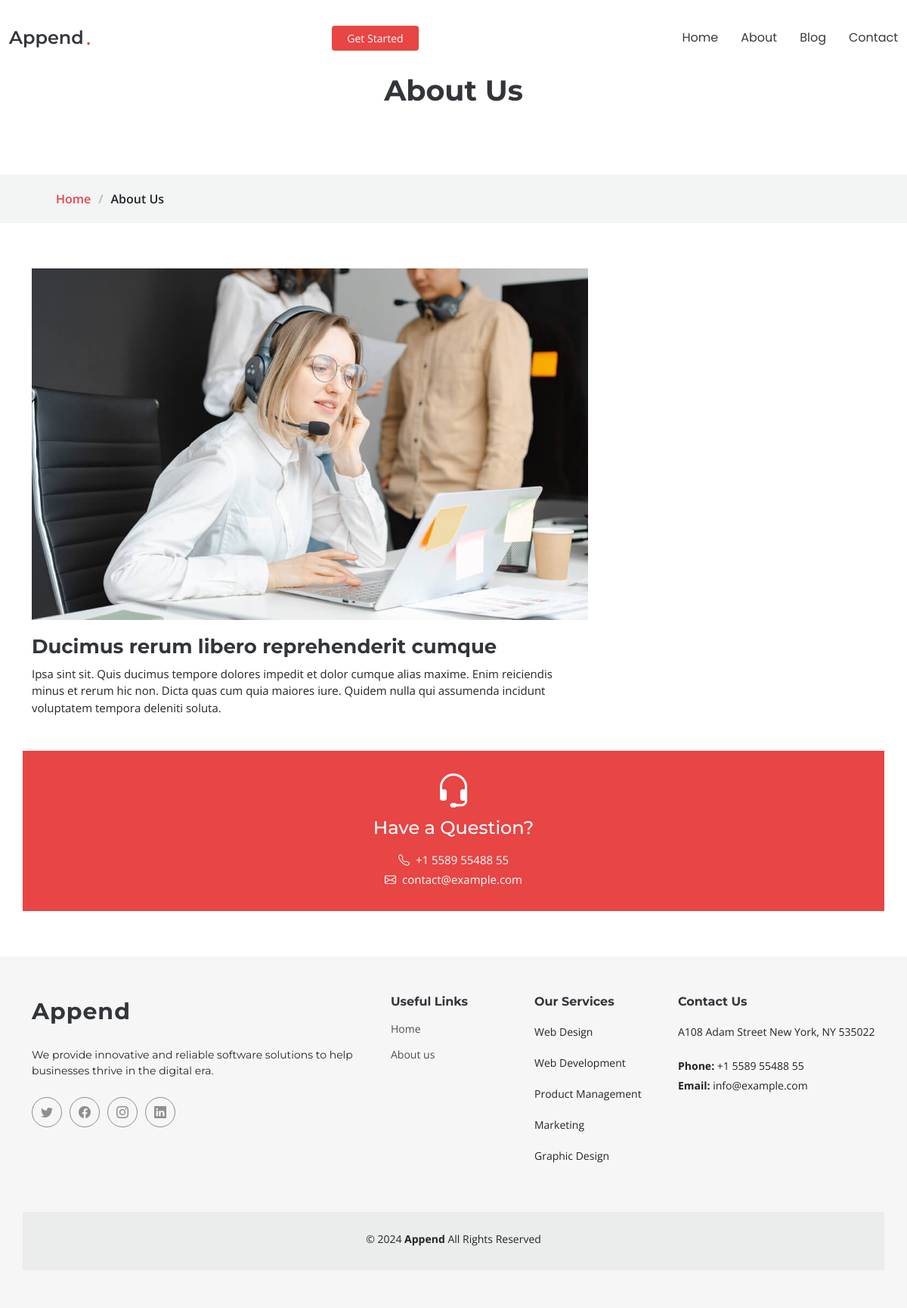
Page /about-us on the committed database.
### static_app/models.py (models this page shows)
class About(models.Model):
    title = models.CharField(max_length=250, null=True, blank=True)
    content = RichTextField(null=True, blank=True)
    is_active = models.BooleanField(default=True)
    created_at = models.DateField(auto_now_add=True)
    slug = models.CharField(max_length=250, unique=True, default=uuid.uuid4)

class CustomerService(models.Model):
    tollfree1 = models.CharField(max_length=250, null=True, blank=True)
    tollfree2 = models.CharField(max_length=250, null=True, blank=True)
    email = models.EmailField(unique=False)
    address = models.CharField(max_length=250, null=True, blank=True)
    servicehours = models.TextField(null=True,blank=True)
    iphonelink = models.CharField(max_length=250, null=True, blank=True)
    androidlink = models.CharField(max_length=250, null=True, blank=True)
    created_at = models.DateField(auto_now_add=True)
    slug = models.CharField(max_length=250, unique=True, default=uuid.uuid4)

### static_app/views.py (the view)
# urls.py: path('about-us', views.AboutUs, name='about_us'),
def AboutUs(request):
    template_name="web/about-us.html"
    costomer_service=CustomerService.objects.get(id=1)
    about=About.objects.get(id=1)
    return render(request, template_name,{"about":about,'costomer_service':costomer_service})

### templates/web/about-us.html (shortened to what this page needs)
{% extends 'web/base/base.html' %}
{% load static %}
{% block content %}
{% include 'web/base/header.html'%}
<body class="services-details-page">
  <main class="main">
    <div class="page-title mt-3" data-aos="fade">
      <div class="heading">
        <div class="container">
          <div class="row d-flex justify-content-center text-center">
            <div class="col-lg-8">
              <h1 class="">About Us</h1>
            </div>
          </div>
        </div>
      </div>
      <nav class="breadcrumbs">
        <div class="container">
          <ol>
            <li><a href="{% url 'home' %}">Home</a></li>
            <li class="current">About Us</li>
          </ol>
        </div>
      </nav>
    </div>
    <section id="service-details" class="service-details section">
      <div class="container">
        <div class="row gy-5">
          <div class="col-lg-8 " data-aos="fade-up" data-aos-delay="200">
            <img src="{% static 'assets/img/services.jpg' %}" alt="" class="img-fluid services-img">
            <h3>{{about.title}}</h3>
            <p>
              {{about.content}}
            </p>
          </div>
            <div class="help-box d-flex flex-column justify-content-center align-items-center">
              <i class="bi bi-headset help-icon"></i>
              <h4>Have a Question?</h4>
              <p class="d-flex align-items-center mt-2 mb-0"><i class="bi bi-telephone me-2"></i> <span>+1 5589 55488 55</span></p>
              <p class="d-flex align-items-center mt-1 mb-0"><i class="bi bi-envelope me-2"></i> <a href="mailto:contact@example.com">contact@example.com</a></p>
            </div>
        </div>
      </div>
    </section>
  </main>
</body>
{% include 'web/base/footer.html' %}
{% endblock content %}

### templates/web/base/footer.html (shortened to what this page needs)
{% load static %}
<footer id="footer" class="footer position-relative">
    <div class="container footer-top">
      <div class="row gy-4">
        <div class="col-lg-5 col-md-12 footer-about">
          <a href="{% url 'home' %}" class="logo d-flex align-items-center">
            <span class="sitename">Append</span>
          </a>
          <p>We provide innovative and reliable software solutions to help businesses thrive in the digital era.</p>
          <div class="social-links d-flex mt-4">
            <a href=""><i class="bi bi-twitter"></i></a>
            <a href=""><i class="bi bi-facebook"></i></a>
            <a href=""><i class="bi bi-instagram"></i></a>
            <a href=""><i class="bi bi-linkedin"></i></a>
          </div>
        </div>
        <div class="col-lg-2 col-6 footer-links">
          <h4>Useful Links</h4>
          <ul>
            <li><a href="{% url 'home' %}">Home</a></li>
            <li><a href="{% url 'about_us' %}">About us</a></li>
          </ul>
        </div>
        <div class="col-lg-2 col-6 footer-links">
          <h4>Our Services</h4>
          <ul>
            <li>Web Design</li>
            <li>Web Development</li>
            <li>Product Management</li>
            <li>Marketing</li>
            <li>Graphic Design</li>
          </ul>
        </div>
        <div class="col-lg-3 col-md-12 footer-contact text-center text-md-start">
          <h4>Contact Us</h4>
          <p>{{costomer_service.address}}</p>
          <p class="mt-4"><strong>Phone:</strong> <span>{{costomer_service.tollfree1}}</span></p>
          <p><strong>Email:</strong> <span>{{costomer_service.email}}</span></p>
        </div>
      </div>
    </div>
    <div class="container copyright text-center mt-4">
      <p>© <script> document.write(new Date().getFullYear()); </script> <strong class="sitename">Append</strong> <span>All Rights Reserved</span></p>
    </div>
  </footer>

### static/css/main.css (style rules this page uses)
:root { --default-font: "Open Sans", system-ui, -apple-system, "Segoe UI", Roboto, "Helvetica Neue", Arial, "Noto Sans", "Liberation Sans", sans-serif, "Apple Color Emoji", "Segoe UI Emoji", "Segoe UI Symbol", "Noto Color Emoji"; --heading-font: "Montserrat", sans-serif; --nav-font: "Poppins", sans-serif; }
:root { --background-color: #ffffff; --default-color: #212529; --heading-color: #32353a; --accent-color: #e84545; --contrast-color: #ffffff; }
:root { --nav-color: #3a3939; --nav-hover-color: #e84545; --nav-dropdown-background-color: #ffffff; --nav-dropdown-color: #3a3939; --nav-dropdown-hover-color: #e84545; }
:root { scroll-behavior: smooth; }
body { color: var(--default-color); background-color: var(--background-color); font-family: var(--default-font); }
a { color: var(--accent-color); text-decoration: none; transition: 0.3s; }
h1, h2, h3, h4, h5, h6 { color: var(--heading-color); font-family: var(--heading-font); }
.footer { --background-color: color-mix(in srgb, var(--default-color), transparent 96%); color: var(--default-color); background-color: var(--background-color); font-size: 14px; padding-bottom: 50px; position: relative; }
.footer .footer-top { padding-top: 50px; }
.footer .footer-about .logo { margin-bottom: 25px; }
.footer .footer-about .logo span { color: var(--heading-color); font-size: 30px; font-weight: 700; letter-spacing: 1px; font-family: var(--heading-font); }
.footer .footer-about p { font-size: 14px; font-family: var(--heading-font); }
.footer .social-links a { display: flex; align-items: center; justify-content: center; width: 40px; height: 40px; border-radius: 50%; border: 1px solid color-mix(in srgb, var(--default-color), transparent 50%); font-size: 16px; color: color-mix(in srgb, var(--default-color), transparent 50%); margin-right: 10px; transition: 0.3s; }
.footer h4 { font-size: 16px; font-weight: bold; position: relative; padding-bottom: 12px; }
.footer .footer-links { margin-bottom: 30px; }
.footer .footer-links ul { list-style: none; padding: 0; margin: 0; }
.footer .footer-links ul li { padding: 10px 0; display: flex; align-items: center; }
.footer .footer-links ul li:first-child { padding-top: 0; }
.footer .footer-links ul a { color: color-mix(in srgb, var(--default-color), transparent 20%); display: inline-block; line-height: 1; }
.footer .footer-contact p { margin-bottom: 5px; }
.footer .copyright { padding-top: 25px; padding-bottom: 25px; background-color: color-mix(in srgb, var(--default-color), transparent 95%); }
.footer .copyright p { margin-bottom: 0; }
.page-title { color: var(--default-color); background-color: var(--background-color); position: relative; }
.page-title .heading { padding: 80px 0; border-top: 1px solid color-mix(in srgb, var(--default-color), transparent 90%); }
.page-title .heading h1 { font-size: 38px; font-weight: 700; }
.page-title nav { background-color: color-mix(in srgb, var(--default-color), transparent 95%); padding: 20px 0; }
.page-title nav ol { display: flex; flex-wrap: wrap; list-style: none; margin: 0; font-size: 16px; font-weight: 600; }
.page-title nav ol li+li { padding-left: 10px; }
.page-title nav ol li+li::before { content: "/"; display: inline-block; padding-right: 10px; color: color-mix(in srgb, var(--default-color), transparent 70%); }
section, .section { color: var(--default-color); background-color: var(--background-color); padding: 60px 0; scroll-margin-top: 98px; overflow: clip; }
.service-details .help-box { background-color: var(--accent-color); color: var(--contrast-color); margin-top: 30px; padding: 30px 15px; }
.service-details .help-box .help-icon { font-size: 48px; margin-bottom: 10px; }
.service-details .help-box h4, .service-details .help-box a { color: var(--contrast-color); }
.service-details .services-img { margin-bottom: 20px; }
.service-details h3 { font-size: 26px; font-weight: 700; }
.service-details p { font-size: 15px; }

### rows in the picture
About: title "Ducimus rerum libero reprehenderit cumque", content "Ipsa sint sit. Quis ducimus tempore dolores impedit et dolor cumque alias maxime. Enim reiciendis minus et rerum hic non. Dicta quas cum quia maiores iure. Quidem nulla qui assumenda incidunt voluptatem tempora deleniti soluta."
CustomerService: address "A108 Adam Street New York, NY 535022", tollfree1 "+1 5589 55488 55", email "info@example.com"
